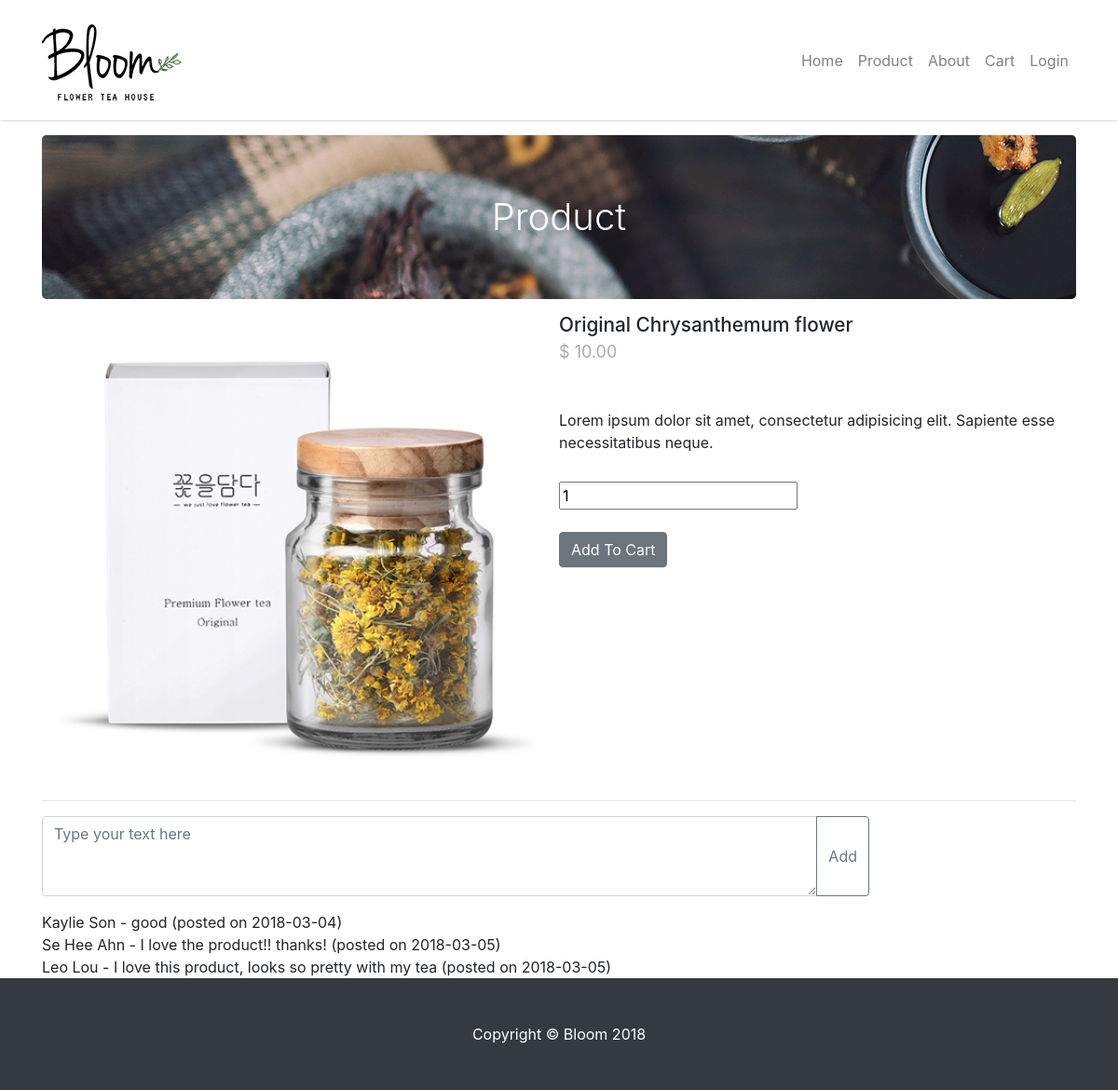
The app's page /product_clicked.php?product_id=1 with its own data.
### tables this page shows
CREATE TABLE `products` (
  `product_id` int(11) NOT NULL,
  `product_name` varchar(100) NOT NULL,
  `description` varchar(255) NOT NULL,
  `image` varchar(255) NOT NULL,
  `price` int(11) NOT NULL
);

CREATE TABLE `review` (
  `review_id` int(11) NOT NULL,
  `reviewtext` varchar(1000) NOT NULL,
  `reviewdate` date NOT NULL,
  `product_id` int(11) NOT NULL,
  `userkey` varchar(255) NOT NULL
);

CREATE TABLE `users` (
  `ID` int(11) NOT NULL,
  `userkey` varchar(255) NOT NULL,
  `name` varchar(255) NOT NULL,
  `email` varchar(255) NOT NULL
);

### product_clicked.php (the view, shortened to what this page needs)
<!DOCTYPE html>
<html lang="en">
<head>
    <link href="vendor/bootstrap/css/bootstrap.min.css" rel="stylesheet">
    <link href="css/style.css" rel="stylesheet">
    <link href="css/product_clicked.css" rel="stylesheet">
</head>
<body>
    <?php include 'navigation.php';?>
        <div class="container">
        <?php include 'dbconnection.php';?>
            <?php
                try {
                    $conn = new PDO("mysql:host=$servername;dbname=$dbname", $username, $password);
                    $conn->setAttribute(PDO::ATTR_ERRMODE, PDO::ERRMODE_EXCEPTION);
                    $stmt = $conn->prepare("SELECT * FROM products WHERE product_id = '".$_GET['product_id']."'");
                    $stmt->execute();
                    $row = $stmt->fetch(PDO::FETCH_ASSOC);
                }
                catch(PDOException $e) {
                    echo "Error: " . $e->getMessage();
                }
        ?>
                <header class="jumbotron my-3">
                    <h1 class="display-3">Product</h1>
                </header>
                <div class="product group">
                    <div class="col-1-2 product-image">
                        <img id='img_product1' src='./img/<?php echo $row['image']; ?>'/>
                    </div>
                    <div class="col-1-2 product-info">
                        <h1><?php echo $row['product_name']; ?></h1>
                        <h2>$ <?php echo number_format($row['price'], 2); ?></h2>
                         <p>
                            <?php echo $row['description']; ?>
                        </p>
                        <form action="cart.php" method="POST" onsubmit="return validateCartForm();">
                            <div>
                                <input type="number" min="1" value="1" name="quantity" placeholder="0">
                            </div>
                            <br>
                            <button type="submit" class="btn btn-secondary">Add To Cart</button>
                        </form>
                    </div>
                </div>
                <hr>
                <div>
                    <?php include 'quotes_adding.php';?>
                        <?php
                $conn = new mysqli($servername, $username, $password, $dbname);
                $sql = "SELECT review.userkey, review.review_id, review.reviewtext, review.reviewdate, users.name FROM review JOIN users ON review.userkey = users.userkey WHERE review.product_id = '".$_GET['product_id']."'";
                $result = $conn->query($sql);
                $pid = $_GET['product_id'];
                if ($result->num_rows > 0) {
                    while($row = $result->fetch_assoc()) {
                    echo "<form action='?delete&product_id=$pid' method='post' style='clear:both;'>";
                    echo "<p style='display:inline;'>". $row['name'] ." - ". $row["reviewtext"].
                    " (posted on " . $row["reviewdate"] . ")</p>";?>
                                    </form>
                                    <?php
                    }
                }
                ?>
                </div>
        </div>
        <footer class="py-5 bg-dark">
            <div class="container">
                <p class="m-0 text-center text-white">Copyright &copy; Bloom 2018</p>
            </div>
        </footer>
</body>
</html>

### navigation.php (shortened to what this page needs)
<nav class="navbar navbar-expand-lg navbar-dark bg-dark fixed-top">
        <div class="container">
            <a class="navbar-brand" href="index.html"><img src="img/logo.png"></a>
            <div class="collapse navbar-collapse" id="navbarResponsive">
                <ul class="navbar-nav ml-auto">
                    <li class="nav-item ">
                        <a class="nav-link" href="index.html">Home
              </a>
                    </li>
                    <li class="nav-item active">
                        <a class="nav-link" href="product.php">Product
              </a>
                    </li>
                    <li class="nav-item">
                        <a class="nav-link" href="about.php">About</a>
                    </li>
                    <li class="nav-item">
                        <a class="nav-link" href="cart.php">Cart</a>
                    </li>
                    <li class="nav-item">
                        <a class="nav-link" href="login.html" id="loginText">Login</a>
                    </li>
                </ul>
            </div>
        </div>
    </nav>

### quotes_adding.php (shortened to what this page needs)
<form action="product_clicked.php?product_id=<?php echo $_GET['product_id']; ?>" method="post">
    <div class="input-group mb-3 reviewtext" >
        <textarea type="text" class="form-control" placeholder="Type your text here" aria-label="Recipient's username" aria-describedby="basic-addon2" id="reviewtext" name="reviewtext" rows="3" cols="40" placeholder="type your text here"></textarea>
        <br/>
        <div class="input-group-append">
        <input type="submit" class="btn btn-outline-secondary" value="Add">
    </div>
    </div>
</form>

### css/style.css (style rules this page uses)
.navbar { background-color: #FFFFFF !important; box-shadow: 0 0px 3px rgba(0, 0, 0, 0.3) !important; position: sticky; }
.nav-link { color: #828282 !important; }
.navbar-dark, .navbar-toggler { border-color: #828282 !important; }
.my-3 { background: url(../img/product_banner.png) !important; background-repeat: no-repeat; background-size: cover; }
.display-3, .display-4 { color: #FFFFFF !important; text-align: center; font-size: 2.5em !important; }
.navbar-nav { text-shadow: none !important; }
.reviewtext { width:80% !important; float:left !important; }

### css/product_clicked.css (style rules this page uses)
* { box-sizing: border-box; }
h1, h2, h3, h4, h5, h6 { margin: 0; padding: 0; border: 0; }
h1 { font-size: 130%; }
h2 { color: #aaa; font-size: 18px; font-weight: 400; }
p { line-height: 1.5; }
.group:after { content: ""; display: table; clear: both; }
.product-image { width: 50%; height: 100%; float: left; }
#img_product1 { width:100%; }
.product-info { width: 50%; height: 100%; float: left; }
.product-info h1 { margin-bottom: 5px; }
.product-info h2 { margin-bottom: 50px; }
.product-info p { margin-bottom: 30px; }
footer { background-color: #212121; clear: both; width: 100%; padding: 20px 10% 10px 10%; text-align: center; vertical-align: middle; }

### records on screen
products: image (picture), product_name "Original Chrysanthemum flower", price "10.00", description "Lorem ipsum dolor sit amet, consectetur adipisicing elit. Sapiente esse necessitatibus neque."
review: users.name "Kaylie Son", reviewtext "good", reviewdate "2018-03-04"
review: users.name "Se Hee Ahn", reviewtext "I love the product!! thanks!", reviewdate "2018-03-05"
review: users.name "Leo Lou", reviewtext "I love this product, looks so pretty with my tea", reviewdate "2018-03-05"
